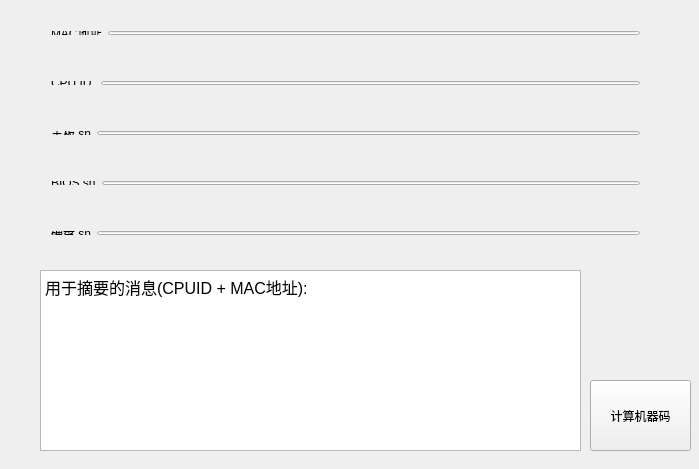
<?xml version="1.0" encoding="UTF-8"?>
<ui version="4.0">
 <class>MainWindow</class>
 <widget class="QMainWindow" name="MainWindow">
  <property name="geometry">
   <rect>
    <x>0</x>
    <y>0</y>
    <width>699</width>
    <height>469</height>
   </rect>
  </property>
  <property name="minimumSize">
   <size>
    <width>699</width>
    <height>469</height>
   </size>
  </property>
  <property name="maximumSize">
   <size>
    <width>699</width>
    <height>469</height>
   </size>
  </property>
  <property name="windowTitle">
   <string>Machine Code Calc</string>
  </property>
  <widget class="QWidget" name="centralWidget">
   <widget class="QPushButton" name="pushButton">
    <property name="geometry">
     <rect>
      <x>590</x>
      <y>380</y>
      <width>101</width>
      <height>71</height>
     </rect>
    </property>
    <property name="styleSheet">
     <string notr="true">font: 75 11pt &quot;Courier New&quot;;</string>
    </property>
    <property name="text">
     <string>计算机器码</string>
    </property>
   </widget>
   <widget class="QTextBrowser" name="textBrowser">
    <property name="geometry">
     <rect>
      <x>40</x>
      <y>270</y>
      <width>541</width>
      <height>181</height>
     </rect>
    </property>
    <property name="styleSheet">
     <string notr="true">font: 75 12pt &quot;Consolas&quot;;</string>
    </property>
    <property name="html">
     <string>&lt;!DOCTYPE HTML PUBLIC &quot;-//W3C//DTD HTML 4.0//EN&quot; &quot;http://www.w3.org/TR/REC-html40/strict.dtd&quot;&gt;
&lt;html&gt;&lt;head&gt;&lt;meta name=&quot;qrichtext&quot; content=&quot;1&quot; /&gt;&lt;style type=&quot;text/css&quot;&gt;
p, li { white-space: pre-wrap; }
&lt;/style&gt;&lt;/head&gt;&lt;body style=&quot; font-family:'Consolas'; font-size:12pt; font-weight:72; font-style:normal;&quot;&gt;
&lt;p style=&quot; margin-top:0px; margin-bottom:0px; margin-left:0px; margin-right:0px; -qt-block-indent:0; text-indent:0px;&quot;&gt;&lt;span style=&quot; font-weight:400; color:#000000;&quot;&gt;用于摘要的消息(CPUID + MAC地址):&lt;/span&gt;&lt;/p&gt;&lt;/body&gt;&lt;/html&gt;</string>
    </property>
   </widget>
   <widget class="QWidget" name="layoutWidget">
    <property name="geometry">
     <rect>
      <x>40</x>
      <y>20</y>
      <width>611</width>
      <height>26</height>
     </rect>
    </property>
    <layout class="QHBoxLayout" name="horizontalLayout">
     <item>
      <widget class="QLabel" name="label">
       <property name="styleSheet">
        <string notr="true">font: 75 italic 11pt &quot;Consolas&quot;;</string>
       </property>
       <property name="text">
        <string>MAC地址</string>
       </property>
      </widget>
     </item>
     <item>
      <widget class="QLineEdit" name="lineEdit">
       <property name="styleSheet">
        <string notr="true">font: italic 11pt &quot;Consolas&quot;;
color: rgb(0, 81, 59);</string>
       </property>
      </widget>
     </item>
    </layout>
   </widget>
   <widget class="QWidget" name="layoutWidget">
    <property name="geometry">
     <rect>
      <x>40</x>
      <y>70</y>
      <width>611</width>
      <height>26</height>
     </rect>
    </property>
    <layout class="QHBoxLayout" name="horizontalLayout_2">
     <item>
      <widget class="QLabel" name="label_2">
       <property name="styleSheet">
        <string notr="true">font: 75 italic 11pt &quot;Consolas&quot;;</string>
       </property>
       <property name="text">
        <string>CPU ID </string>
       </property>
      </widget>
     </item>
     <item>
      <widget class="QLineEdit" name="lineEdit_2">
       <property name="styleSheet">
        <string notr="true">font: italic 11pt &quot;Consolas&quot;;
color: rgb(0, 81, 59);
</string>
       </property>
      </widget>
     </item>
    </layout>
   </widget>
   <widget class="QWidget" name="layoutWidget">
    <property name="geometry">
     <rect>
      <x>40</x>
      <y>120</y>
      <width>611</width>
      <height>26</height>
     </rect>
    </property>
    <layout class="QHBoxLayout" name="horizontalLayout_3">
     <item>
      <widget class="QLabel" name="label_3">
       <property name="styleSheet">
        <string notr="true">font: 75 italic 11pt &quot;Consolas&quot;;
</string>
       </property>
       <property name="text">
        <string>主板 sn</string>
       </property>
      </widget>
     </item>
     <item>
      <widget class="QLineEdit" name="lineEdit_3">
       <property name="styleSheet">
        <string notr="true">font: italic 11pt &quot;Consolas&quot;;
color: rgb(0, 81, 59);</string>
       </property>
      </widget>
     </item>
    </layout>
   </widget>
   <widget class="QWidget" name="layoutWidget">
    <property name="geometry">
     <rect>
      <x>40</x>
      <y>170</y>
      <width>611</width>
      <height>26</height>
     </rect>
    </property>
    <layout class="QHBoxLayout" name="horizontalLayout_4">
     <item>
      <widget class="QLabel" name="label_4">
       <property name="styleSheet">
        <string notr="true">font: 75 italic 11pt &quot;Consolas&quot;;</string>
       </property>
       <property name="text">
        <string>BIOS sn</string>
       </property>
      </widget>
     </item>
     <item>
      <widget class="QLineEdit" name="lineEdit_4">
       <property name="styleSheet">
        <string notr="true">font: italic 11pt &quot;Consolas&quot;;
color: rgb(0, 81, 59);</string>
       </property>
      </widget>
     </item>
    </layout>
   </widget>
   <widget class="QWidget" name="layoutWidget">
    <property name="geometry">
     <rect>
      <x>40</x>
      <y>220</y>
      <width>611</width>
      <height>26</height>
     </rect>
    </property>
    <layout class="QHBoxLayout" name="horizontalLayout_5">
     <item>
      <widget class="QLabel" name="label_5">
       <property name="styleSheet">
        <string notr="true">font: 75 italic 11pt &quot;Consolas&quot;;</string>
       </property>
       <property name="text">
        <string>硬盘 sn</string>
       </property>
      </widget>
     </item>
     <item>
      <widget class="QLineEdit" name="lineEdit_5">
       <property name="styleSheet">
        <string notr="true">font: italic 11pt &quot;Consolas&quot;;
color: rgb(0, 81, 59);</string>
       </property>
      </widget>
     </item>
    </layout>
   </widget>
  </widget>
 </widget>
 <layoutdefault spacing="6" margin="11"/>
 <resources/>
 <connections/>
</ui>
